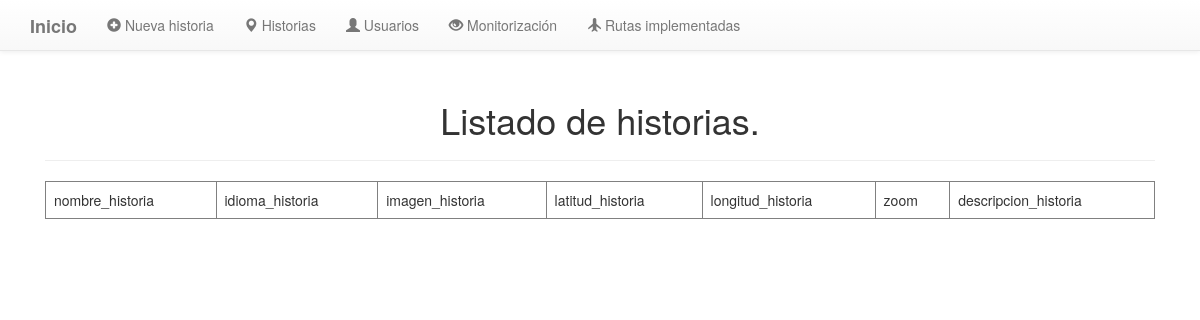
The page /rest/list/historia on the database as committed earlier.
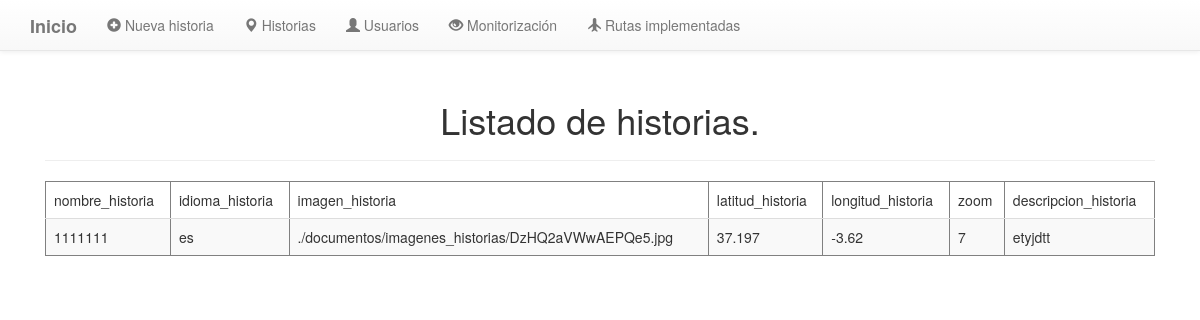
The same page on the database as committed later.
### tables this page shows
CREATE TABLE historia (nombre_historia TEXT PRIMARY KEY, idioma_historia TEXT, imagen_historia TEXT, latitud_historia INT, longitud_historia INT, zoom INT, descripcion_historia TEXT);

### src/server/app.py (the view)
@app.route('/rest/list/historia', methods=['GET'])
def GET_historia():
   con = sql.connect("database.db")
   con.row_factory = sql.Row
   cur = con.cursor()
   cur.execute("select * from historia")
   rows = cur.fetchall();
   print(rows)
   return render_template("list_historia.html",rows = rows)

### src/server/templates/list_historia.html (shortened to what this page needs)
{% extends 'base.html' %}
{% block content %}
      <div class="container">
         <div class="col-md-12">
            <br><br><br><br>
            <h1 class="titulo">Listado de historias.</h1>
            <hr>
            <table border = 1 class="table table-striped">
               <thead>
                  <td>nombre_historia</td>
                  <td>idioma_historia</td>
                  <td>imagen_historia</td>
                  <td>latitud_historia</td>
                  <td>longitud_historia</td>
                  <td>zoom</td>
                  <td>descripcion_historia</td>
               </thead>
               {% for row in rows %}
                  <tr>
                     <td>{{row["nombre_historia"]}}</td>
                     <td>{{row["idioma_historia"]}}</td>
                     <td> {{ row["imagen_historia"]}}</td>
                     <td>{{row['latitud_historia']}}</td>
                     <td>{{row["longitud_historia"]}}</td>
                     <td> {{ row["zoom"]}}</td>
                     <td>{{row['descripcion_historia']}}</td>
                  </tr>
               {% endfor %}
            </table>
      </div>
   </div>
 </body>
 </html>
 {% endblock %}

### src/server/templates/base.html (shortened to what this page needs)
<!DOCTYPE html>
<html lang="en">
   <head>
      <link rel="stylesheet" href="https://maxcdn.bootstrapcdn.com/bootstrap/3.3.7/css/bootstrap.min.css">
      <link rel="stylesheet" type="text/css" href="{{ url_for('static', filename='css/style.css') }}">
      <link rel="stylesheet" href="https://maxcdn.bootstrapcdn.com/bootstrap/3.3.7/css/bootstrap-theme.min.css">
   </head>
   <body>
      <nav class="navbar navbar-default navbar-fixed-top">
         <div class="container">
         <div class="navbar-header">
            <a class="navbar-brand" href="/">
            <b>Inicio</b>
            </a>
         </div>
         <div class="collapse navbar-collapse" id="bs-example-navbar-collapse-1">
            <ul class="nav navbar-nav">
               <li><a href="/nueva_historia"><span class="glyphicon glyphicon-plus-sign"></span> Nueva historia</a></li>
               <li><a class="active" href="/historias"><span class="glyphicon glyphicon-map-marker"></span> Historias</a></li>
               <li><a href="/usuarios"><span class="glyphicon glyphicon-user"></span> Usuarios</a></li>
               <li><a href="/monitorizacion"><span class="glyphicon glyphicon-eye-open"></span> Monitorización</a></li>
               <li><a href="/rutas"><span class="glyphicon glyphicon-plane"></span> Rutas implementadas</a></li>
            </ul>
         </div>
      </nav>
      {% block content %}
      {% endblock %}

### src/server/static/css/style.css (style rules this page uses)
h1.titulo { text-align: center; }

Rows that differ between the two databases and show on the page:
added historia: nombre_historia "1111111", idioma_historia "es", imagen_historia "./documentos/imagenes_historias/DzHQ2aVWwAEPQe5.jpg", latitud_historia "37.197", longitud_historia "-3.62", zoom "7", descripcion_historia "etyjdtt"
